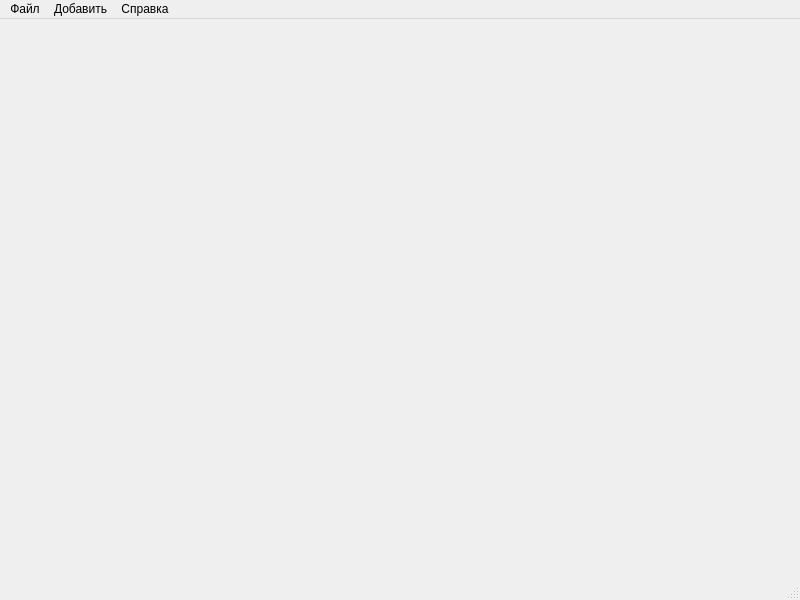
<?xml version="1.0" encoding="UTF-8"?>
<ui version="4.0">
 <class>MainWindow</class>
 <widget class="QMainWindow" name="MainWindow">
  <property name="geometry">
   <rect>
    <x>0</x>
    <y>0</y>
    <width>800</width>
    <height>600</height>
   </rect>
  </property>
  <property name="windowTitle">
   <string>MainWindow</string>
  </property>
  <widget class="QWidget" name="centralwidget">
   <layout class="QHBoxLayout" name="horizontalLayout">
    <item>
     <layout class="QHBoxLayout" name="boxl"/>
    </item>
   </layout>
  </widget>
  <widget class="QMenuBar" name="menubar">
   <property name="geometry">
    <rect>
     <x>0</x>
     <y>0</y>
     <width>800</width>
     <height>21</height>
    </rect>
   </property>
   <widget class="QMenu" name="menu_file">
    <property name="title">
     <string>Файл</string>
    </property>
    <addaction name="action_newFile"/>
    <addaction name="action_openFile"/>
    <addaction name="separator"/>
    <addaction name="action_save"/>
    <addaction name="action_saveAs"/>
    <addaction name="separator"/>
    <addaction name="action_toHTML"/>
    <addaction name="action_toPDF"/>
    <addaction name="separator"/>
    <addaction name="action_exit"/>
   </widget>
   <widget class="QMenu" name="menu_add">
    <property name="title">
     <string>Добавить</string>
    </property>
    <addaction name="action_link"/>
    <addaction name="action_img"/>
   </widget>
   <widget class="QMenu" name="menu">
    <property name="title">
     <string>Справка</string>
    </property>
    <addaction name="action_markdownhelp"/>
    <addaction name="separator"/>
    <addaction name="action_aboutProgram"/>
   </widget>
   <addaction name="menu_file"/>
   <addaction name="menu_add"/>
   <addaction name="menu"/>
  </widget>
  <widget class="QStatusBar" name="statusbar"/>
  <action name="action_newFile">
   <property name="icon">
    <iconset resource="resources/structs2020.qrc">
     <normaloff>:/img/Toolbar/newfile.ico</normaloff>:/img/Toolbar/newfile.ico</iconset>
   </property>
   <property name="text">
    <string>Создать файл</string>
   </property>
   <property name="shortcut">
    <string>Ctrl+N</string>
   </property>
  </action>
  <action name="action_openFile">
   <property name="icon">
    <iconset resource="resources/structs2020.qrc">
     <normaloff>:/img/Toolbar/openfile.ico</normaloff>:/img/Toolbar/openfile.ico</iconset>
   </property>
   <property name="text">
    <string>Открыть файл</string>
   </property>
   <property name="shortcut">
    <string>Ctrl+O</string>
   </property>
  </action>
  <action name="action_save">
   <property name="icon">
    <iconset resource="resources/structs2020.qrc">
     <normaloff>:/img/Toolbar/save.ico</normaloff>:/img/Toolbar/save.ico</iconset>
   </property>
   <property name="text">
    <string>Сохранить</string>
   </property>
   <property name="shortcut">
    <string>Ctrl+S</string>
   </property>
  </action>
  <action name="action_saveAs">
   <property name="icon">
    <iconset resource="resources/structs2020.qrc">
     <normaloff>:/img/Toolbar/saveas.ico</normaloff>:/img/Toolbar/saveas.ico</iconset>
   </property>
   <property name="text">
    <string>Сохранить как...</string>
   </property>
   <property name="shortcut">
    <string>Ctrl+Alt+S</string>
   </property>
  </action>
  <action name="action_toHTML">
   <property name="icon">
    <iconset resource="resources/structs2020.qrc">
     <normaloff>:/img/Toolbar/tohtml.ico</normaloff>:/img/Toolbar/tohtml.ico</iconset>
   </property>
   <property name="text">
    <string>Экспорт в HTML</string>
   </property>
  </action>
  <action name="action_toPDF">
   <property name="icon">
    <iconset resource="resources/structs2020.qrc">
     <normaloff>:/img/Toolbar/topdf.ico</normaloff>:/img/Toolbar/topdf.ico</iconset>
   </property>
   <property name="text">
    <string>Экспорт в PDF</string>
   </property>
  </action>
  <action name="action_link">
   <property name="icon">
    <iconset resource="resources/structs2020.qrc">
     <normaloff>:/img/Toolbar/link.ico</normaloff>:/img/Toolbar/link.ico</iconset>
   </property>
   <property name="text">
    <string>Ссылка</string>
   </property>
  </action>
  <action name="action_img">
   <property name="icon">
    <iconset resource="resources/structs2020.qrc">
     <normaloff>:/img/Toolbar/image.ico</normaloff>:/img/Toolbar/image.ico</iconset>
   </property>
   <property name="text">
    <string>Изображение</string>
   </property>
  </action>
  <action name="action_exit">
   <property name="icon">
    <iconset resource="resources/structs2020.qrc">
     <normaloff>:/img/Toolbar/exit.ico</normaloff>:/img/Toolbar/exit.ico</iconset>
   </property>
   <property name="text">
    <string>Выход</string>
   </property>
  </action>
  <action name="action_aboutProgram">
   <property name="icon">
    <iconset resource="resources/structs2020.qrc">
     <normaloff>:/img/Toolbar/help.ico</normaloff>:/img/Toolbar/help.ico</iconset>
   </property>
   <property name="text">
    <string>О программе</string>
   </property>
  </action>
  <action name="action_markdownhelp">
   <property name="icon">
    <iconset resource="resources/structs2020.qrc">
     <normaloff>:/img/Toolbar/markdownhelp.ico</normaloff>:/img/Toolbar/markdownhelp.ico</iconset>
   </property>
   <property name="text">
    <string>Справочник Markdown</string>
   </property>
  </action>
 </widget>
 <resources>
  <include location="resources/structs2020.qrc"/>
 </resources>
 <connections/>
</ui>
